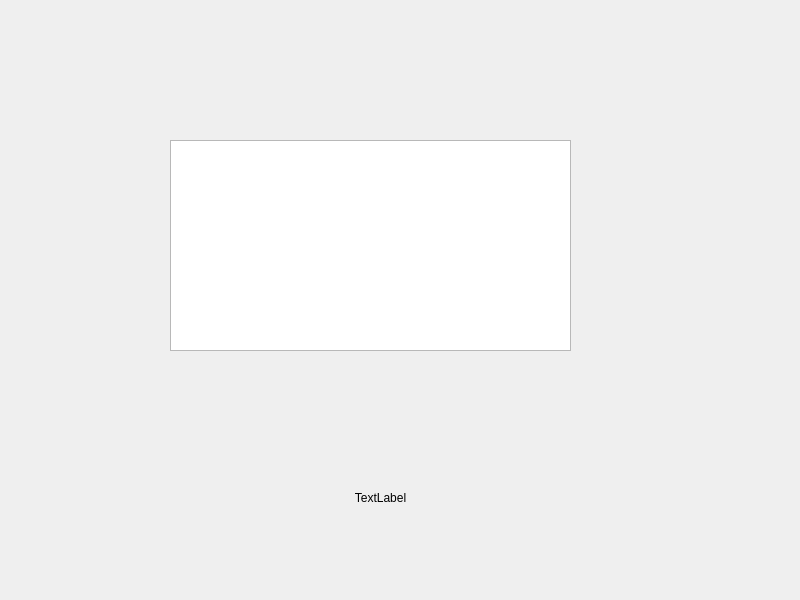
<?xml version="1.0" encoding="UTF-8"?>
<ui version="4.0">
 <class>Widget</class>
 <widget class="QWidget" name="Widget">
  <property name="geometry">
   <rect>
    <x>0</x>
    <y>0</y>
    <width>800</width>
    <height>600</height>
   </rect>
  </property>
  <property name="windowTitle">
   <string>Widget</string>
  </property>
  <widget class="QLabel" name="label">
   <property name="geometry">
    <rect>
     <x>150</x>
     <y>490</y>
     <width>461</width>
     <height>16</height>
    </rect>
   </property>
   <property name="text">
    <string>TextLabel</string>
   </property>
   <property name="alignment">
    <set>Qt::AlignCenter</set>
   </property>
  </widget>
  <widget class="QPlainTextEdit" name="plainTextEdit">
   <property name="geometry">
    <rect>
     <x>170</x>
     <y>140</y>
     <width>401</width>
     <height>211</height>
    </rect>
   </property>
  </widget>
 </widget>
 <resources/>
 <connections/>
</ui>
